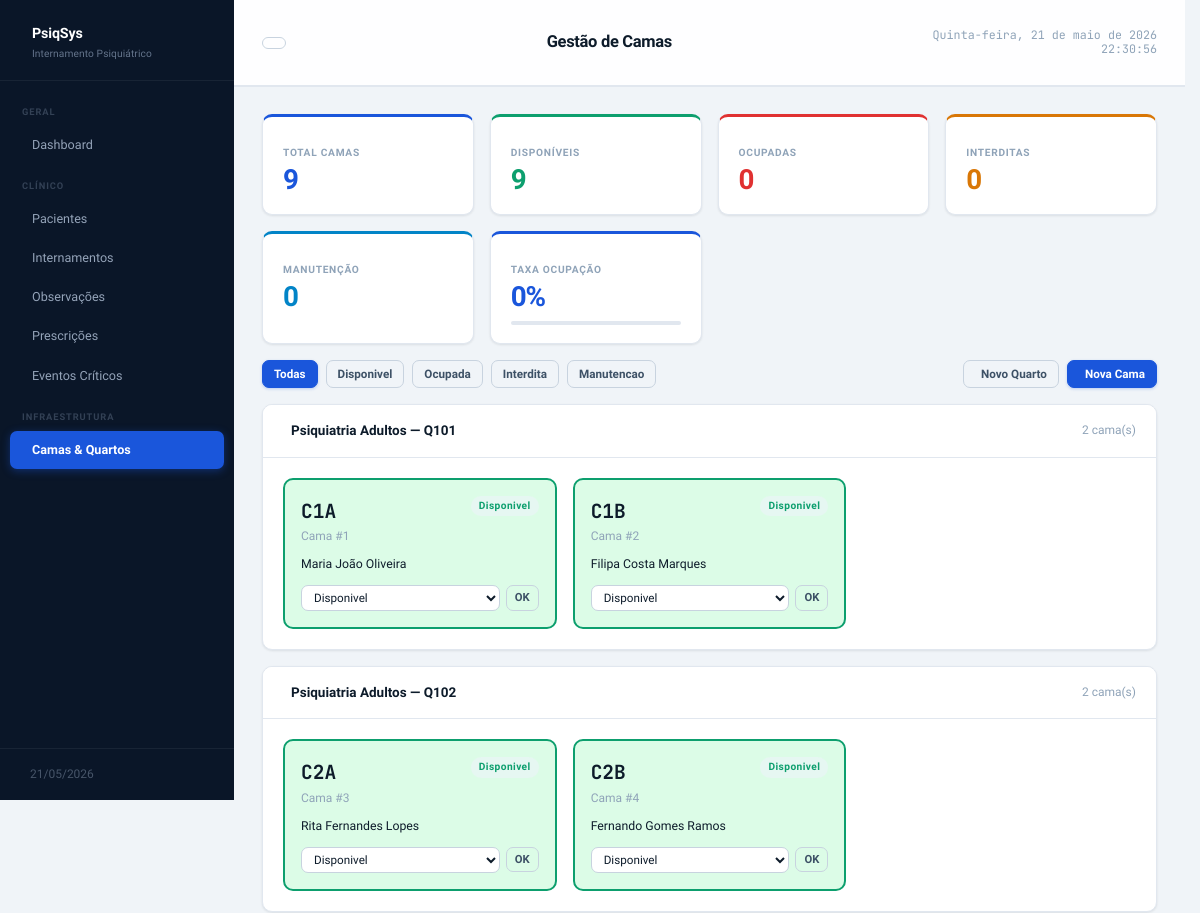
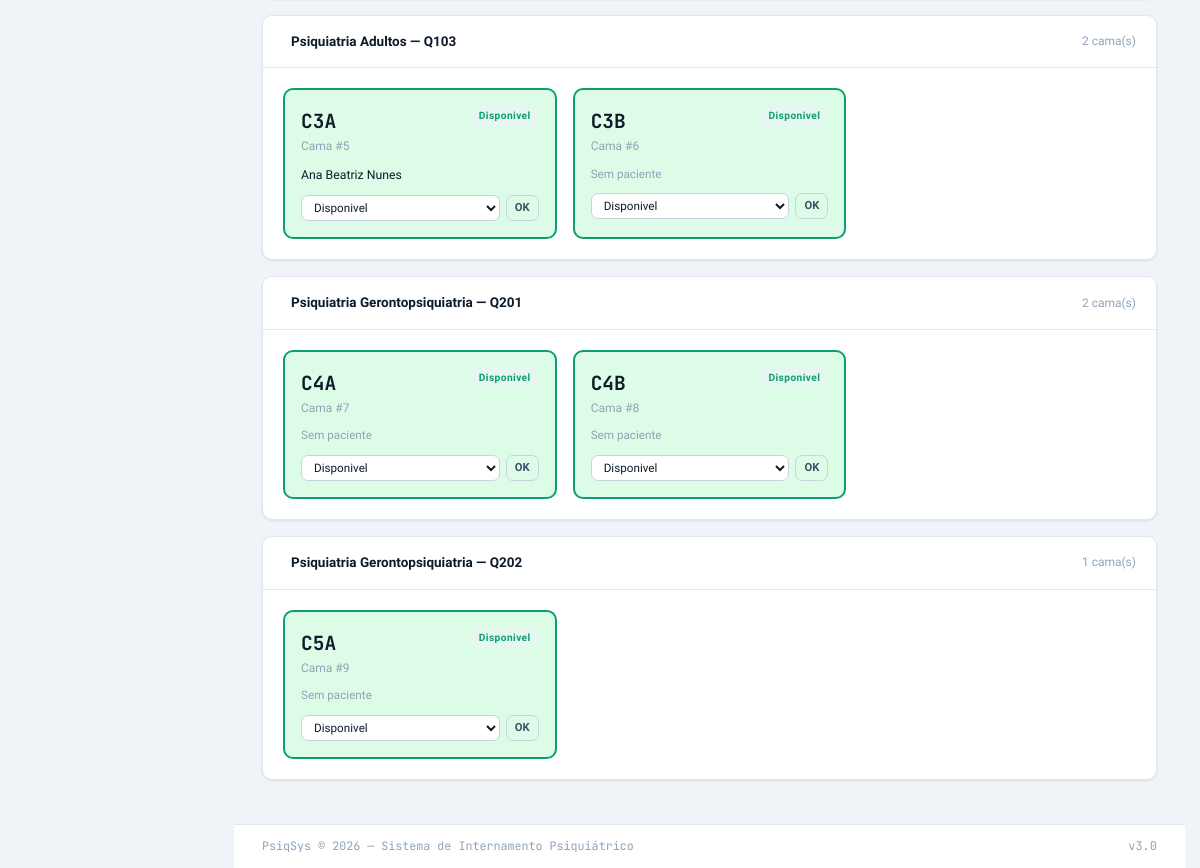
The page /camas.php on the database its author committed (2 pictures, top to bottom).
### tables this page shows
CREATE TABLE IF NOT EXISTS CAMA (
  id_cama       INT          NOT NULL AUTO_INCREMENT,
  id_quarto     INT          NOT NULL,
  numero_cama   VARCHAR(10)  NOT NULL,
  estado        ENUM('disponivel','ocupada','interdita','manutencao')
                NOT NULL DEFAULT 'disponivel',
  PRIMARY KEY (id_cama),
  CONSTRAINT fk_cama_quarto
    FOREIGN KEY (id_quarto) REFERENCES QUARTO (id_quarto)
    ON UPDATE CASCADE ON DELETE RESTRICT
);

### camas.php (the view, shortened to what this page needs)
<?php
require_once 'includes/db.php';
$pagina_atual  = 'camas';
$titulo_pagina = 'Gestão de Camas';
$filtro_estado = $_GET['estado'] ?? '';
$where  = '1=1';
$params = [];
$camas = $pdo->prepare("
    SELECT c.*, q.numero_quarto, s.nome AS servico,
           (SELECT p.nome FROM INTERNAMENTO i
            JOIN PACIENTE p ON p.id_paciente = i.id_paciente
            WHERE i.id_cama = c.id_cama AND i.data_alta IS NULL
            LIMIT 1) AS paciente_atual
    FROM CAMA c
    JOIN QUARTO q ON q.id_quarto = c.id_quarto
    JOIN SERVICO s ON s.id_servico = q.id_servico
    WHERE $where
    ORDER BY s.nome, q.numero_quarto, c.numero_cama
");
$camas->execute($params);
$camas = $camas->fetchAll();
$stats_estado = $pdo->query("
    SELECT estado, COUNT(*) AS total
    FROM CAMA GROUP BY estado
")->fetchAll(PDO::FETCH_KEY_PAIR);
$total_camas = array_sum($stats_estado);
$taxa_ocupacao = $total_camas > 0
    ? round(($stats_estado['ocupada'] ?? 0) / $total_camas * 100)
    : 0;
require_once 'includes/header.php';
function estado_badge(string $e): string
{
    $map = ['disponivel' => 'green', 'ocupada' => 'red', 'interdita' => 'amber', 'manutencao' => 'gray'];
    return '<span class="badge badge-' . ($map[$e] ?? 'gray') . '">' . $e . '</span>';
}
?>
<div class="stats-grid mb-4">
    <div class="stat-card blue">
        <div class="stat-label">Total Camas</div>
        <div class="stat-value"><?= $total_camas ?></div>
    </div>
    <div class="stat-card green">
        <div class="stat-label">Disponíveis</div>
        <div class="stat-value"><?= $stats_estado['disponivel'] ?? 0 ?></div>
    </div>
    <div class="stat-card red">
        <div class="stat-label">Ocupadas</div>
        <div class="stat-value"><?= $stats_estado['ocupada'] ?? 0 ?></div>
    </div>
    <div class="stat-card amber">
        <div class="stat-label">Interditas</div>
        <div class="stat-value"><?= $stats_estado['interdita'] ?? 0 ?></div>
    </div>
    <div class="stat-card cyan">
        <div class="stat-label">Manutenção</div>
        <div class="stat-value"><?= $stats_estado['manutencao'] ?? 0 ?></div>
    </div>
    <div class="stat-card blue">
        <div class="stat-label">Taxa Ocupação</div>
        <div class="stat-value"><?= $taxa_ocupacao ?>%</div>
        <div style="height:4px;background:var(--border);border-radius:2px;margin-top:4px">
        </div>
    </div>
</div>
<div class="flex items-center justify-between mb-4">
    <div class="flex gap-2">
        <a href="camas.php" class="btn <?= !$filtro_estado ? 'btn-primary' : 'btn-outline' ?> btn-sm">Todas</a>
        <?php foreach (['disponivel', 'ocupada', 'interdita', 'manutencao'] as $est): ?>
            <a href="?estado=<?= $est ?>" class="btn <?= $filtro_estado === $est ? 'btn-primary' : 'btn-outline' ?> btn-sm">
                <?= ucfirst($est) ?>
            </a>
        <?php endforeach; ?>
    </div>
    <div class="flex gap-2">
        <button class="btn btn-outline btn-sm" onclick="openModal('modal-quarto')">
            <i class="ti ti-plus"></i> Novo Quarto
        </button>
        <button class="btn btn-primary btn-sm" onclick="openModal('modal-nova-cama')">
            <i class="ti ti-plus"></i> Nova Cama
        </button>
    </div>
</div>
<?php
$por_quarto = [];
foreach ($camas as $c) {
    $key = $c['servico'] . ' — Q' . $c['numero_quarto'];
    $por_quarto[$key][] = $c;
}
?>
<?php foreach ($por_quarto as $quarto_label => $lista): ?>
    <div class="card mb-4">
        <div class="card-header">
            <span class="card-title"><i class="ti ti-door"></i> <?= htmlspecialchars($quarto_label) ?></span>
            <span class="text-sm text-muted"><?= count($lista) ?> cama(s)</span>
        </div>
        <div style="display:grid;grid-template-columns:repeat(auto-fill,minmax(220px,1fr));gap:16px;padding:20px">
            <?php foreach ($lista as $c): ?>
                <?php
                $cor = ['disponivel' => '#dcfce7', 'ocupada' => '#fee2e2', 'interdita' => '#fef3c7', 'manutencao' => '#f3f4f6'];
                $borda = ['disponivel' => 'var(--success)', 'ocupada' => 'var(--danger)', 'interdita' => 'var(--warning)', 'manutencao' => 'var(--border-dark)'];
                ?>
                <div style="background:<?= $cor[$c['estado']] ?? '#f9fafb' ?>;border:2px solid <?= $borda[$c['estado']] ?? 'var(--border)' ?>;border-radius:var(--radius);padding:16px">
                    <div style="display:flex;justify-content:space-between;align-items:flex-start;margin-bottom:8px">
                        <div>
                            <div style="font-size:1.3rem;font-weight:700;font-family:var(--mono)">C<?= htmlspecialchars($c['numero_cama']) ?></div>
                            <div class="text-sm text-muted">Cama #<?= $c['id_cama'] ?></div>
                        </div>
                        <?= estado_badge($c['estado']) ?>
                    </div>
                    <?php if ($c['paciente_atual']): ?>
                        <div style="font-size:.82rem;margin-bottom:10px">
                            <?= htmlspecialchars($c['paciente_atual']) ?>
                        </div>
                    <?php else: ?>
                        <div style="font-size:.78rem;color:var(--text-3);margin-bottom:10px">Sem paciente</div>
                    <?php endif; ?>
                    <?php if ($c['estado'] !== 'ocupada'): ?>
                        <form method="post" style="display:flex;gap:6px;align-items:center">
                            <select name="estado" class="form-control" style="font-size:.78rem;padding:4px 8px">
                                <?php foreach (['disponivel', 'interdita', 'manutencao'] as $opt): ?>
                                    <option value="<?= $opt ?>" <?= $c['estado'] === $opt ? 'selected' : '' ?>><?= ucfirst($opt) ?></option>
                                <?php endforeach; ?>
                            </select>
                            <button class="btn btn-outline btn-sm" style="padding:4px 8px;font-size:.75rem">OK</button>
                        </form>
                    <?php else: ?>
                        <div class="text-sm text-muted" style="font-size:.78rem">Estado gerido pelo internamento</div>
                    <?php endif; ?>
                </div>
            <?php endforeach; ?>
        </div>
    </div>
<?php endforeach; ?>
<?php require_once 'includes/footer.php'; ?>

### includes/header.php (shortened to what this page needs)
<!DOCTYPE html>
<html lang="pt">
<head>
    <link rel="stylesheet" href="vendors/ti-icons/css/themify-icons.css">
    <link rel="stylesheet" href="assets/css/style.css">
    <link rel="stylesheet" href="https://cdn.jsdelivr.net/npm/@tabler/icons-webfont@latest/tabler-icons.min.css">
</head>
<body data-theme="light">
    <div class="layout">
        <aside class="sidebar">
            <div class="sidebar-logo">
                <div>
                    <strong>PsiqSys</strong>
                    <span>Internamento Psiquiátrico</span>
                </div>
            </div>
            <nav class="sidebar-nav">
                <div class="nav-group-label">Geral</div>
                <a href="dashboard.php" class="nav-item <?= ($pagina_atual ?? '') === 'dashboard' ? 'active' : '' ?>">
                    <i class="ti ti-layout-dashboard"></i> Dashboard
                </a>
                <div class="nav-group-label">Clínico</div>
                <a href="pacientes.php" class="nav-item <?= ($pagina_atual ?? '') === 'pacientes' ? 'active' : '' ?>">
                    <i class="ti ti-users"></i> Pacientes
                </a>
                <a href="internamentos.php" class="nav-item <?= ($pagina_atual ?? '') === 'internamentos' ? 'active' : '' ?>">
                    <i class="ti ti-bed"></i> Internamentos
                </a>
                <a href="observacoes.php" class="nav-item <?= ($pagina_atual ?? '') === 'observacoes' ? 'active' : '' ?>">
                    <i class="ti ti-clipboard-list"></i> Observações
                </a>
                <a href="prescricoes.php" class="nav-item <?= ($pagina_atual ?? '') === 'prescricoes' ? 'active' : '' ?>">
                    <i class="ti ti-pill"></i> Prescrições
                </a>
                <a href="eventos.php" class="nav-item <?= ($pagina_atual ?? '') === 'eventos' ? 'active' : '' ?>">
                    <i class="ti ti-alert-triangle"></i> Eventos Críticos
                </a>
                <div class="nav-group-label">Infraestrutura</div>
                <a href="camas.php" class="nav-item <?= ($pagina_atual ?? '') === 'camas' ? 'active' : '' ?>">
                    <i class="ti ti-building-hospital"></i> Camas & Quartos
                </a>
            </nav>
            <div class="sidebar-footer">
                <div>
                    <div><?= date('d/m/Y') ?></div>
                </div>
            </div>
        </aside>
        <div class="main-content">
            <?php
            $dias = [
                'Sunday' => 'Domingo',
                'Monday' => 'Segunda-feira',
                'Tuesday' => 'Terça-feira',
                'Wednesday' => 'Quarta-feira',
                'Thursday' => 'Quinta-feira',
                'Friday' => 'Sexta-feira',
                'Saturday' => 'Sábado'
            ];
            $meses = [
                'January' => 'janeiro',
                'February' => 'fevereiro',
                'March' => 'março',
                'April' => 'abril',
                'May' => 'maio',
                'June' => 'junho',
                'July' => 'julho',
                'August' => 'agosto',
                'September' => 'setembro',
                'October' => 'outubro',
                'November' => 'novembro',
                'December' => 'dezembro'
            ];
            $data = $dias[date('l')] . ', ' .
                date('d') . ' de ' .
                $meses[date('F')] . ' de ' .
                date('Y');
            ?>
            <div class="topbar">
                <button class="btn btn-outline btn-sm" onclick="toggleTheme()">
                </button>
                <div class="page-title">
                    <?= htmlspecialchars($titulo_pagina ?? 'PsiqSys') ?>
                </div>
                <div class="topbar-right">
                    <span class="topbar-date">
                        <?= $data ?>
                    </span>
                    <span class="topbar-hour" id="clock"></span>
                </div>
            </div>
            <div class="content-area">

### includes/footer.php
</div>
</div>
</div>
<footer style="
    margin-left: var(--sidebar-w);
    background: var(--surface);
    border-top: 1px solid var(--border);
    padding: 12px 28px;
    display: flex;
    align-items: center;
    justify-content: space-between;
    font-size: .78rem;
    color: var(--text-3);
">
    <span>PsiqSys &copy; <?= date('Y') ?> — Sistema de Internamento Psiquiátrico</span>
    <span class="mono">v3.0</span>
</footer>
</body>
</html>

### rows shown on the page
cama: numero_cama "1A", id_cama "1", estado "Disponivel", paciente_atual "Maria João Oliveira"
cama: numero_cama "1B", id_cama "2", estado "Disponivel", paciente_atual "Filipa Costa Marques"
cama: numero_cama "2A", id_cama "3", estado "Disponivel", paciente_atual "Rita Fernandes Lopes"
cama: numero_cama "2B", id_cama "4", estado "Disponivel", paciente_atual "Fernando Gomes Ramos"
cama: numero_cama "3A", id_cama "5", estado "Disponivel", paciente_atual "Ana Beatriz Nunes"
cama: numero_cama "3B", id_cama "6", estado "Disponivel", shows "Sem paciente"
cama: numero_cama "4A", id_cama "7", estado "Disponivel", shows "Sem paciente"
cama: numero_cama "4B", id_cama "8", estado "Disponivel", shows "Sem paciente"
cama: numero_cama "5A", id_cama "9", estado "Disponivel", shows "Sem paciente"

### other values the page prints
$titulo_pagina "Gestão de Camas"
$total_camas "9"
$stats_estado['disponivel'] "9"
$stats_estado['ocupada'] "0"
$stats_estado['interdita'] "0"
$stats_estado['manutencao'] "0"
$taxa_ocupacao "0"
$est "Disponivel"
$est "Ocupada"
$est "Interdita"
$est "Manutencao"
$quarto_label "Psiquiatria Adultos — Q101"
count($lista) "2"
$quarto_label "Psiquiatria Adultos — Q102"
$quarto_label "Psiquiatria Adultos — Q103"
